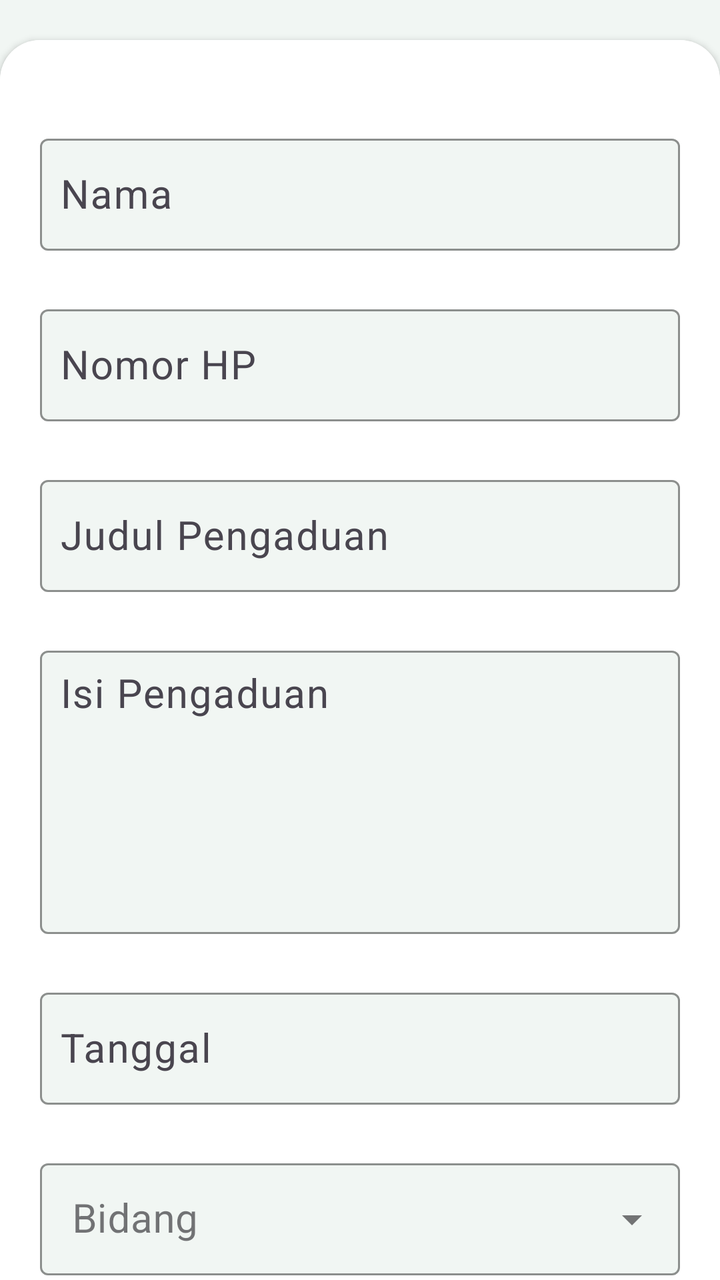
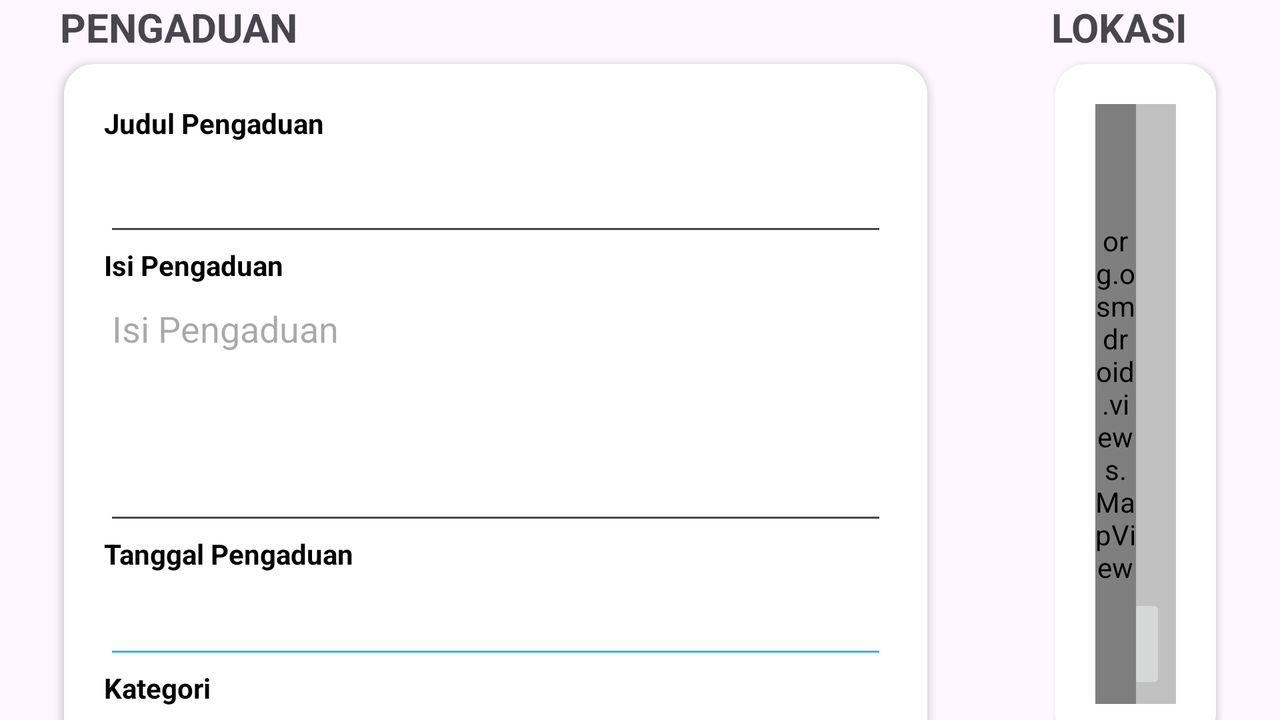

First picture: res/layout/ on a phone held upright. Second picture: the repository's own variant of that layout, on a device whose configuration matches the variant's folder. Source for both follows.
<!-- AndroidManifest.xml: application theme Theme.PengaduanMasyarakat -->
<!-- res/layout/activity_pengaduan.xml -->
<?xml version="1.0" encoding="utf-8"?>
<androidx.coordinatorlayout.widget.CoordinatorLayout xmlns:android="http://schemas.android.com/apk/res/android"
    xmlns:app="http://schemas.android.com/apk/res-auto"
    xmlns:tools="http://schemas.android.com/tools"
    android:layout_width="match_parent"
    android:layout_height="match_parent"
    android:background="@color/light_blue"
    tools:context=".PengaduanActivity">



















































    <androidx.core.widget.NestedScrollView
        android:layout_width="match_parent"
        android:layout_height="wrap_content"
        android:background="@color/dark_blue"
        app:layout_behavior="@string/appbar_scrolling_view_behavior">

        <RelativeLayout
            android:layout_width="match_parent"
            android:layout_height="match_parent"
            android:background="@color/light_teal">

            <androidx.cardview.widget.CardView
                android:id="@+id/cv1"
                android:layout_width="match_parent"
                android:layout_height="wrap_content"
                android:layout_marginTop="20dp"
                android:background="@color/white"
                android:elevation="10dp"
                app:cardBackgroundColor="@color/white"
                app:cardCornerRadius="20dp">

                <LinearLayout
                    android:layout_width="match_parent"
                    android:layout_height="wrap_content"
                    android:background="@color/white"
                    android:orientation="vertical"
                    android:padding="20dp">

                    <com.google.android.material.textfield.TextInputLayout
                        android:layout_width="match_parent"
                        android:layout_height="wrap_content"
                        android:layout_marginTop="24dp"
                        app:boxBackgroundMode="outline"
                        app:boxStrokeColor="@color/dark_teal"
                        app:boxBackgroundColor="@color/light_teal">

                        <com.google.android.material.textfield.TextInputEditText
                            android:id="@+id/frmNama"
                            android:layout_width="match_parent"
                            android:layout_height="56dp"
                            android:ems="10"
                            android:hint="Nama"
                            android:importantForAutofill="no"
                            android:inputType="text"
                            android:padding="10dp"
                            android:textColorHint="@color/medium_teal"
                            android:textSize="20sp"
                            android:textColor="@color/dark_teal"
                            tools:ignore="HardcodedText" />

                    </com.google.android.material.textfield.TextInputLayout>

                    <com.google.android.material.textfield.TextInputLayout
                        android:layout_width="match_parent"
                        android:layout_height="wrap_content"
                        android:layout_marginTop="24dp"
                        app:boxBackgroundMode="outline"
                        app:boxStrokeColor="@color/dark_teal"
                        app:boxBackgroundColor="@color/light_teal">

                        <com.google.android.material.textfield.TextInputEditText
                            android:id="@+id/frmNoHP"
                            android:layout_width="match_parent"
                            android:layout_height="56dp"
                            android:ems="10"
                            android:hint="Nomor HP"
                            android:importantForAutofill="no"
                            android:inputType="text"
                            android:padding="10dp"
                            android:textColorHint="@color/medium_teal"
                            android:textSize="20sp"
                            android:textColor="@color/dark_teal"
                            tools:ignore="HardcodedText" />

                    </com.google.android.material.textfield.TextInputLayout>

                    <com.google.android.material.textfield.TextInputLayout
                        android:layout_width="match_parent"
                        android:layout_height="wrap_content"
                        android:layout_marginTop="24dp"
                        app:boxBackgroundMode="outline"
                        app:boxStrokeColor="@color/dark_teal"
                        app:boxBackgroundColor="@color/light_teal">

                        <com.google.android.material.textfield.TextInputEditText
                            android:id="@+id/frmJudul"
                            android:layout_width="match_parent"
                            android:layout_height="56dp"
                            android:ems="10"
                            android:hint="Judul Pengaduan"
                            android:importantForAutofill="no"
                            android:inputType="text"
                            android:padding="10dp"
                            android:textColorHint="@color/medium_teal"
                            android:textSize="20sp"
                            android:textColor="@color/dark_teal"
                            tools:ignore="HardcodedText" />

                    </com.google.android.material.textfield.TextInputLayout>

                    <com.google.android.material.textfield.TextInputLayout
                        android:layout_width="match_parent"
                        android:layout_height="wrap_content"
                        android:layout_marginTop="24dp"
                        app:boxBackgroundMode="outline"
                        app:boxStrokeColor="@color/dark_teal"
                        app:boxBackgroundColor="@color/light_teal">

                        <com.google.android.material.textfield.TextInputEditText
                            android:id="@+id/frmIsi"
                            android:layout_width="match_parent"
                            android:layout_height="wrap_content"
                            android:ems="10"
                            android:importantForAutofill="no"
                            android:gravity="start|top"
                            android:hint="@string/isi_pengaduan"
                            android:inputType="textMultiLine"
                            android:lines="5"
                            android:padding="10dp"
                            android:textColorHint="@color/medium_teal"
                            android:textSize="20sp"
                            android:textColor="@color/dark_teal"
                            tools:ignore="HardcodedText" />

                    </com.google.android.material.textfield.TextInputLayout>

                    <com.google.android.material.textfield.TextInputLayout
                        android:layout_width="match_parent"
                        android:layout_height="wrap_content"
                        android:layout_marginTop="24dp"
                        app:boxBackgroundMode="outline"
                        app:boxStrokeColor="@color/dark_teal"
                        app:boxBackgroundColor="@color/light_teal">

                        <com.google.android.material.textfield.TextInputEditText
                            android:id="@+id/frmTanggal"
                            android:layout_width="match_parent"
                            android:layout_height="56dp"
                            android:ems="10"
                            android:hint="Tanggal"
                            android:importantForAutofill="no"
                            android:inputType="text"
                            android:padding="10dp"
                            android:textColorHint="@color/medium_teal"
                            android:textSize="20sp"
                            android:textColor="@color/dark_teal"
                            tools:ignore="HardcodedText" />

                    </com.google.android.material.textfield.TextInputLayout>

                    <com.google.android.material.textfield.TextInputLayout
                        style="@style/Widget.MaterialComponents.TextInputLayout.OutlinedBox.ExposedDropdownMenu"
                        android:layout_width="match_parent"
                        android:layout_height="wrap_content"
                        android:layout_marginTop="24dp"
                        app:boxBackgroundMode="outline"
                        app:boxStrokeColor="@color/dark_teal"
                        app:boxBackgroundColor="@color/light_teal">

                        <AutoCompleteTextView
                            android:id="@+id/frmBidangId"
                            android:layout_width="match_parent"
                            android:layout_height="56dp"
                            android:ems="10"
                            android:gravity="start|top"
                            android:hint="Bidang"
                            android:importantForAutofill="no"
                            android:inputType="text"
                            android:padding="16dp"
                            android:textColorHint="@color/medium_teal"
                            android:textSize="20sp"
                            android:textColor="@color/dark_teal"
                            tools:ignore="HardcodedText" />

                    </com.google.android.material.textfield.TextInputLayout>

                    <com.google.android.material.textfield.TextInputLayout
                        style="@style/Widget.MaterialComponents.TextInputLayout.OutlinedBox.ExposedDropdownMenu"
                        android:layout_width="match_parent"
                        android:layout_height="wrap_content"
                        android:layout_marginTop="24dp"
                        app:boxBackgroundMode="outline"
                        app:boxStrokeColor="@color/dark_teal"
                        app:boxBackgroundColor="@color/light_teal">

                        <AutoCompleteTextView
                            android:id="@+id/frmLokasiId"
                            android:layout_width="match_parent"
                            android:layout_height="56dp"
                            android:ems="10"
                            android:gravity="start|top"
                            android:hint="Lokasi"
                            android:importantForAutofill="no"
                            android:inputType="text"
                            android:padding="16dp"
                            android:textColorHint="@color/medium_teal"
                            android:textSize="20sp"
                            android:textColor="@color/dark_teal"
                            tools:ignore="HardcodedText" />

                    </com.google.android.material.textfield.TextInputLayout>

                    <com.google.android.material.textfield.TextInputLayout
                        style="@style/Widget.MaterialComponents.TextInputLayout.OutlinedBox.ExposedDropdownMenu"
                        android:layout_width="match_parent"
                        android:layout_height="wrap_content"
                        android:layout_marginTop="24dp"
                        app:boxBackgroundMode="outline"
                        app:boxStrokeColor="@color/dark_teal"
                        app:boxBackgroundColor="@color/light_teal">

                        <AutoCompleteTextView
                            android:id="@+id/frmKecamatanId"
                            android:layout_width="match_parent"
                            android:layout_height="56dp"
                            android:ems="10"
                            android:gravity="start|top"
                            android:hint="Kecamatan"
                            android:importantForAutofill="no"
                            android:inputType="text"
                            android:padding="16dp"
                            android:textColorHint="@color/medium_teal"
                            android:textSize="20sp"
                            android:textColor="@color/dark_teal"
                            tools:ignore="HardcodedText" />

                    </com.google.android.material.textfield.TextInputLayout>

                    <com.google.android.material.textfield.TextInputLayout
                        style="@style/Widget.MaterialComponents.TextInputLayout.OutlinedBox.ExposedDropdownMenu"
                        android:layout_width="match_parent"
                        android:layout_height="wrap_content"
                        android:layout_marginTop="24dp"
                        app:boxBackgroundMode="outline"
                        app:boxStrokeColor="@color/dark_teal"
                        app:boxBackgroundColor="@color/light_teal">

                        <AutoCompleteTextView
                            android:id="@+id/frmKelurahanId"
                            android:layout_width="match_parent"
                            android:layout_height="56dp"
                            android:ems="10"
                            android:gravity="start|top"
                            android:hint="Kelurahan"
                            android:importantForAutofill="no"
                            android:inputType="text"
                            android:padding="16dp"
                            android:textColorHint="@color/medium_teal"
                            android:textSize="20sp"
                            android:textColor="@color/dark_teal"
                            tools:ignore="HardcodedText" />

                    </com.google.android.material.textfield.TextInputLayout>



                    <androidx.constraintlayout.widget.ConstraintLayout
                        android:layout_width="match_parent"
                        android:layout_height="match_parent"
                        android:layout_marginTop="24dp">

                        <ImageView
                            android:id="@+id/img"
                            android:layout_width="match_parent"
                            android:layout_height="300dp"
                            android:background="@color/light_teal"
                            android:contentDescription="@string/gambar"
                            app:layout_constraintStart_toStartOf="parent"
                            app:layout_constraintTop_toTopOf="parent" />

                        <ImageButton
                            android:id="@+id/uploadImg"
                            android:layout_width="48dp"
                            android:layout_height="48dp"
                            android:layout_marginEnd="16dp"
                            android:layout_marginBottom="16dp"
                            android:background="@drawable/button_background"
                            android:contentDescription="@string/tombol_gambar"
                            app:layout_constraintBottom_toBottomOf="@+id/img"
                            app:layout_constraintEnd_toEndOf="@+id/img"
                            app:srcCompat="@drawable/ic_camera_white" />

                        <ImageButton
                            android:id="@+id/saveImg"
                            android:layout_width="48dp"
                            android:layout_height="48dp"
                            android:layout_marginEnd="16dp"
                            android:layout_marginBottom="16dp"
                            android:background="@drawable/button_background"
                            android:contentDescription="@string/tombol_gambar"
                            app:layout_constraintBottom_toBottomOf="@+id/img"
                            app:layout_constraintEnd_toStartOf="@+id/uploadImg"
                            app:srcCompat="@drawable/baseline_save_24" />
                        
                        <ProgressBar
                            android:id="@+id/progressBar"
                            style="@style/Widget.AppCompat.ProgressBar.Horizontal"
                            android:layout_width="match_parent"
                            android:layout_height="wrap_content"
                            android:max="100"
                            tools:progress="40"
                            app:layout_constraintStart_toStartOf="@id/img"
                            app:layout_constraintEnd_toEndOf="@id/img"
                            app:layout_constraintBottom_toBottomOf="@id/img"/>

                    </androidx.constraintlayout.widget.ConstraintLayout>

                    <androidx.appcompat.widget.AppCompatButton
                        android:id="@+id/lapor"
                        style="@android:style/Widget.Button"
                        android:layout_width="match_parent"
                        android:layout_height="wrap_content"
                        android:layout_margin="30dp"
                        android:background="@drawable/button_background"
                        android:text="@string/lapor"
                        android:textColor="@color/white"
                        android:textSize="20sp" />
                </LinearLayout>

            </androidx.cardview.widget.CardView>



        </RelativeLayout>
    </androidx.core.widget.NestedScrollView>
</androidx.coordinatorlayout.widget.CoordinatorLayout>
<!-- resources referenced by this layout -->
<resources>
  <color name="dark_blue">#32357a</color>
  <color name="dark_teal">#00796b</color>
  <color name="light_blue">#F1F6F3</color>
  <color name="light_teal">#F1F6F3</color>
  <color name="medium_teal">#008374</color>
  <color name="white">#FFFFFFFF</color>
  <!-- drawable button_background (drawable) -->
  <?xml version="1.0" encoding="utf-8"?>
  <selector xmlns:android="http://schemas.android.com/apk/res/android">
      <item>
          <shape android:shape="rectangle">
              <corners android:radius="10dp"/>
              <solid android:color="@color/dark_teal"/>
          </shape>
      </item>
  </selector>
  <string name="gambar">Gambar</string>
  <string name="isi_pengaduan">Isi Pengaduan</string>
  <string name="lapor">LAPOR</string>
  <string name="tombol_gambar">Tombol Gambar</string>
  <style name="Theme.PengaduanMasyarakat" parent="Base.Theme.PengaduanMasyarakat" />
  <style name="Base.Theme.PengaduanMasyarakat" parent="Theme.Material3.DayNight.NoActionBar">
          
          
          <item name="android:statusBarColor">@color/dark_teal</item>
      </style>
</resources>
<!-- res/layout-land/activity_pengaduan.xml (the repository's variant of the layout above) -->
<!-- drawn on the phone turned sideways -->
<?xml version="1.0" encoding="utf-8"?>
<androidx.constraintlayout.widget.ConstraintLayout
    xmlns:android="http://schemas.android.com/apk/res/android"
    xmlns:app="http://schemas.android.com/apk/res-auto"
    android:layout_width="match_parent"
    android:layout_height="match_parent">

    <androidx.core.widget.NestedScrollView
        android:layout_width="match_parent"
        android:layout_height="match_parent">

        <LinearLayout
            android:baselineAligned="false"
            android:orientation="horizontal"
            android:layout_width="match_parent"
            android:layout_height="match_parent">

            <LinearLayout
                android:layout_weight="1"
                android:orientation="vertical"
                android:layout_width="match_parent"
                android:layout_height="wrap_content">

                <TextView
                    android:text="PENGADUAN"
                    android:layout_width="match_parent"
                    android:layout_height="match_parent"
                    android:textStyle="bold"
                    android:textSize="20sp"
                    android:layout_marginStart="30dp"
                    android:layout_marginBottom="5dp"/>

                <androidx.cardview.widget.CardView
                    android:layout_width="match_parent"
                    android:layout_height="wrap_content"
                    android:layout_marginLeft="32dp"
                    android:layout_marginRight="32dp"
                    android:elevation="20dp"
                    app:cardCornerRadius="15dp"
                    app:layout_constraintBottom_toBottomOf="parent"
                    app:layout_constraintEnd_toEndOf="parent"
                    app:layout_constraintStart_toStartOf="parent"
                    app:layout_constraintTop_toTopOf="parent">

                    <LinearLayout
                        android:layout_width="match_parent"
                        android:layout_height="wrap_content"

                        android:orientation="vertical"
                        android:padding="20dp">

                        <TextView
                            android:labelFor="@+id/judul"
                            android:id="@+id/textView"
                            android:layout_width="match_parent"
                            android:layout_height="wrap_content"
                            android:text="Judul Pengaduan"
                            android:textColor="@color/black"
                            android:textSize="14sp"
                            android:textStyle="bold"/>

                        <EditText
                            android:autofillHints=""
                            android:id="@+id/judul"
                            android:layout_width="match_parent"
                            android:layout_height="52dp"
                            android:ems="10"
                            android:inputType="text"
                            android:text="" />

                        <TextView
                            android:id="@+id/textView2"
                            android:layout_width="match_parent"
                            android:layout_height="wrap_content"
                            android:text="Isi Pengaduan"
                            android:textColor="@color/black"
                            android:textSize="14sp"
                            android:textStyle="bold"/>

                        <EditText
                            android:labelFor="@+id/isi"
                            android:autofillHints=""
                            android:id="@+id/isi"
                            android:layout_width="match_parent"
                            android:layout_height="wrap_content"
                            android:ems="10"
                            android:lines="5"
                            android:gravity="start|top"
                            android:hint="Isi Pengaduan"
                            android:inputType="textMultiLine" />

                        <TextView
                            android:labelFor="@+id/inputTanggal"
                            android:layout_width="wrap_content"
                            android:layout_height="wrap_content"
                            android:text="Tanggal Pengaduan"
                            android:textColor="@color/black"
                            android:textSize="14sp"
                            android:textStyle="bold" />

                        <EditText
                            android:autofillHints=""
                            android:id="@+id/inputTanggal"
                            android:layout_width="match_parent"
                            android:layout_height="48dp"
                            android:backgroundTint="@android:color/holo_blue_light"
                            android:focusableInTouchMode="false"
                            android:imeOptions="actionNext"
                            android:inputType="date"
                            android:maxLines="1"
                            android:textColor="@color/black"
                            android:textSize="16sp" />

                        <TextView
                            android:labelFor="@id/kategori"
                            android:id="@+id/textView4"
                            android:layout_width="match_parent"
                            android:layout_height="wrap_content"
                            android:text="Kategori"
                            android:textColor="@color/black"
                            android:textSize="14sp"
                            android:textStyle="bold"/>

                        <Spinner
                            android:id="@+id/kategori"
                            android:layout_width="match_parent"
                            android:layout_height="48dp" />

                        <TextView
                            android:labelFor="@+id/lokasi"
                            android:id="@+id/textView5"
                            android:layout_width="match_parent"
                            android:layout_height="wrap_content"
                            android:text="Lokasi"
                            android:textColor="@color/black"
                            android:textSize="14sp"
                            android:textStyle="bold"/>

                        <EditText
                            android:autofillHints=""
                            android:id="@+id/lokasi"
                            android:layout_width="match_parent"
                            android:layout_height="wrap_content"
                            android:ems="10"
                            android:lines="3"
                            android:hint="Lokasi"
                            android:gravity="start|top"
                            android:inputType="textMultiLine"
                            android:layout_marginBottom="20dp"/>

                    </LinearLayout>

                </androidx.cardview.widget.CardView>

            </LinearLayout>

            <LinearLayout
                android:layout_weight="1"
                android:orientation="vertical"
                android:layout_width="wrap_content"
                android:layout_height="wrap_content">

                <TextView
                    android:text="LOKASI"
                    android:layout_width="match_parent"
                    android:layout_height="match_parent"
                    android:textStyle="bold"
                    android:textSize="20sp"
                    android:layout_marginStart="30dp"
                    android:layout_marginBottom="5dp"/>

                <androidx.cardview.widget.CardView
                    android:layout_width="match_parent"
                    android:layout_height="wrap_content"
                    android:layout_marginLeft="32dp"
                    android:layout_marginRight="32dp"
                    android:elevation="20dp"
                    app:cardCornerRadius="15dp"
                    app:layout_constraintBottom_toBottomOf="parent"
                    app:layout_constraintEnd_toEndOf="parent"
                    app:layout_constraintStart_toStartOf="parent"
                    app:layout_constraintTop_toTopOf="parent">

                    <LinearLayout
                        android:layout_width="match_parent"
                        android:layout_height="wrap_content"
                        android:orientation="horizontal"
                        android:padding="20dp">

                        <org.osmdroid.views.MapView
                            android:layout_weight="1"
                            android:id="@+id/map"
                            android:layout_gravity="center"
                            android:layout_width="match_parent"
                            android:layout_height="match_parent" />


                        <androidx.constraintlayout.widget.ConstraintLayout
                            android:layout_width="match_parent"
                            android:layout_height="match_parent"
                            android:layout_gravity="center"
                            android:layout_weight="1">
                            <ImageView
                                android:contentDescription="Gambar"
                                android:id="@+id/img"
                                android:layout_width="match_parent"
                                android:layout_height="300dp"
                                android:background="#c1c1c1"
                                app:layout_constraintStart_toStartOf="parent"
                                app:layout_constraintTop_toTopOf="parent"/>
                            <ImageButton
                                android:contentDescription="Tombol Gambar"
                                android:id="@+id/uploadImg"
                                android:layout_width="wrap_content"
                                android:layout_height="50dp"
                                app:srcCompat="@drawable/ic_camera"
                                app:layout_constraintBottom_toBottomOf="@+id/img"
                                app:layout_constraintEnd_toEndOf="@+id/img"
                                android:layout_marginEnd="5dp"
                                android:layout_marginBottom="5dp"
                                />

                        </androidx.constraintlayout.widget.ConstraintLayout>

                    </LinearLayout>

                </androidx.cardview.widget.CardView>

                <Button
                    android:id="@+id/lapor"
                    android:layout_margin="30dp"
                    android:layout_width="match_parent"
                    android:layout_height="wrap_content"
                    android:text="LAPOR"/>

            </LinearLayout>


        </LinearLayout>



    </androidx.core.widget.NestedScrollView>

</androidx.constraintlayout.widget.ConstraintLayout>
<!-- resources referenced by the variant -->
<!-- as the phone turned sideways resolves them -->
<resources>
  <color name="black">#FF000000</color>
  <style name="Theme.PengaduanMasyarakat" parent="Base.Theme.PengaduanMasyarakat" />
  <style name="Base.Theme.PengaduanMasyarakat" parent="Theme.Material3.DayNight.NoActionBar">
          
          
          <item name="android:statusBarColor">@color/dark_teal</item>
      </style>
  <color name="dark_teal">#00796b</color>
</resources>
